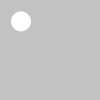
Frame 1 (no input)
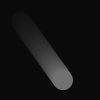
Frame 60 (the mouse pressed at the canvas centre just before this capture)
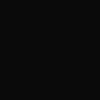
Frame 120 (the mouse held since frame 60 and released just before this capture)

The Processing sketch that drew these frames (run headless with seeded random() and noise(); from frame 60 on, the mouse is pressed at the canvas centre):

// Processing sketch: Example_31_05_3
// ── Example_31_05_3.pde
float x1 = 20.0; // Initial x-coordinate
float y1 = 10.0; // Initial y-coordinate
float x2 = 70.0; // Final x-coordinate
float y2 = 80.0; // Final y-coordinate
float distX; // X-axis distance to move
float distY; // Y-axis distance to move
float x = 0.0; // Current x-coordinate
float y = 0.0; // Current y-coordinate
float step = 0.02; // Size of each step (0.0 to 1.0)
float pct = 0.0; // Percentage traveled (0.0 to 1.0)

void setup() {
  size(100, 100);
  noStroke();
  smooth();
  distX = x2 - x1;
  distY = y2 - y1;
}

void draw() {
  fill(0, 12);
  rect(0, 0, width, height);
  pct += step;
  if ((pct < 1.0) && (x < x2) && (y < y2)) {
  //if (pct < 1.0) {
    x = x1 + (pct * distX);
    y = x1 + (pct * distY);
    fill(255);
    ellipse(x, y, 20, 20);
  }
  
}
